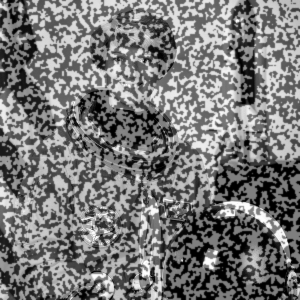
#> input picture getting_started/astronaut0.png, 300 x 300 px, found by its file name
$ python seed_propagation_occlusion.py
#> lines starting #> are read from the running program, lines starting #| are printed output that depends on the picture
### src/dictk/image.py
"""Image I/O, grayscale conversion, combination, and inspection utilities."""

import base64
import importlib.resources
from pathlib import Path
from typing import NamedTuple

import imageio.v3 as iio
import numpy as np
from scipy.interpolate import RegularGridInterpolator
from scipy.ndimage import zoom


class PixelCoordinate(NamedTuple):
    """A pixel location in an image's reference frame.

    Attributes:
        x: Horizontal pixel coordinate, increasing left to right.
        y: Vertical pixel coordinate, increasing top to bottom.
    """

    x: int
    y: int


class SubpixelCoordinate(NamedTuple):
    """A sub-pixel location in an image's reference frame.

    Same reference frame as [`PixelCoordinate`](#PixelCoordinate), but
    `x`/`y` are `float`, not `int` -- returned by
    [`dictk.translation.locate_subpixel`](./translation.html#locate_subpixel)
    and [`dictk.grid.locate_subpixel`](./grid.html#locate_subpixel),
    which recover a fractional position via subpixel refinement.
    `PixelCoordinate`'s own `int` fields would silently truncate exactly
    the value those functions exist to preserve.

    Attributes:
        x: Horizontal pixel coordinate, increasing left to right.
        y: Vertical pixel coordinate, increasing top to bottom.
    """

    x: float
    y: float


# [515 lines left out: functions subimage, checkerboard, astronaut, is_rgba, rgba_to_gray, combine and 9 more, not called in this run]


def read(*, path: Path) -> np.ndarray:
    """Read an image file into a NumPy array.

    Args:
        path: Path to the image file.

    Returns:
        The image as a NumPy array.
    """
#> called with path = '../getting_started/astronaut0.png'
    return iio.imread(path)
#> returned value is the input picture: shape (300, 300); min 0, max 255, mean 120.2


# [72 lines left out: functions write_svg, write, describe, not called in this run]

### src/dictk/grid.py
"""A rectangular collection of points, and batch point tracking across it."""

import heapq
from collections.abc import Sequence
from concurrent.futures import ProcessPoolExecutor, ThreadPoolExecutor
from enum import Enum
from functools import partial
from typing import Final

import numpy as np
from scipy.spatial import cKDTree

from dictk import translation, warp
from dictk.correlation import WindowingMethod
from dictk.image import PixelCoordinate, SubpixelCoordinate

# How many nearest points `locate_warp_propagated` links each point to.
# On a rectangular grid, 8 covers the 4 edge neighbors and 4 diagonals.
NEIGHBOR_COUNT: Final[int] = 8

# How many of the start search's best-scoring trials IC-GN refines.
START_SEED_COUNT: Final[int] = 3

# How many start searches in a row may fail `znssd_limit` before
# `locate_warp_propagated` stops trying new start points. A 40x40 px
# patch of unrelated speckle over the image center needed more than 5.
START_ATTEMPT_LIMIT: Final[int] = 10


class Executor(Enum):
    """Pool type `locate`'s `max_workers` parameter runs on.

    - THREAD: shares memory with the caller, no pickling. Pays a small
      scheduling cost on every task, which does not shrink as task count
      grows.
    - PROCESS: separate memory per worker, needs pickling. Pays a large
      fixed cost once, spawning workers and importing dependencies in
      each -- which then amortizes as task count grows.

    See [Parallelization](../../parallelization/parallelization.html) for
    measured trade-offs between the two.
    """

    THREAD = "thread"
    PROCESS = "process"


# [111 lines left out: functions _locate_worker, _locate_subpixel_worker, _locate_warp_worker, not called in this run]


def generate(
    *,
    origin: PixelCoordinate,
    count_x: int,
    count_y: int,
    spacing_x: int,
    spacing_y: int,
) -> list[PixelCoordinate]:
    """Generate a rectangular collection of points spanning x and y.

    Points are returned in row-major order (top-left to bottom-right: all
    of row 0 first, then row 1, and so on) -- point `i` sits at the same
    index a later batch tracking call (see `locate`) returns its found
    position at.

    `count_x` and `count_y` need not be equal, and `spacing_x` and
    `spacing_y` need not be equal -- this is a general rectangular
    collection, not a square or uniformly-spaced one.

    `count_x` or `count_y` of exactly `1` is allowed here -- a single
    row or column of points is still a meaningful point-tracking grid on
    its own. That's looser than [`elements`](#elements)'s own
    requirement of `>= 2` along each axis, since forming even 1 finite
    element needs 2 points per axis. The two functions check their own,
    different preconditions independently -- `generate` doesn't know or
    care about elements.

    Args:
        origin: Position of the top-left point, in the source image's
            pixel reference frame.
        count_x: Number of points along x. Must be >= 1.
        count_y: Number of points along y. Must be >= 1.
        spacing_x: Pixel spacing between adjacent points along x.
        spacing_y: Pixel spacing between adjacent points along y.

    Returns:
        A list of `count_x * count_y` `PixelCoordinate`s, in row-major
        order.

    Raises:
        ValueError: If `count_x` or `count_y` is less than 1.
    """
    if count_x < 1:
        raise ValueError(f"count_x {count_x} must be >= 1")
    if count_y < 1:
        raise ValueError(f"count_y {count_y} must be >= 1")

    return [
        PixelCoordinate(x=origin.x + i * spacing_x, y=origin.y + j * spacing_y)
        for j in range(count_y)
        for i in range(count_x)
    ]


# [405 lines left out: functions elements, locate, locate_subpixel, locate_warp, not called in this run]


def locate_warp_propagated(
    *,
    reference_image: np.ndarray,
    current_image: np.ndarray,
    reference_points: Sequence[PixelCoordinate],
    kernel_margin_width: int,
    kernel_margin_height: int,
    search_margin_width: int,
    search_margin_height: int,
    start_gradient_limit: float = 0.3,
    start_gradient_step: float = 0.1,
    znssd_limit: float = 0.3,
    max_iterations: int = 50,
    tolerance: float = 1e-6,
) -> tuple[list[SubpixelCoordinate], np.ndarray]:
    """Track many points by warping an affine kernel, seeding each point
    from an already-fitted neighbor instead of a rigid whole-pixel match.

    [`locate_warp`](#locate_warp) seeds every point's IC-GN fit from
    `dictk.translation.locate`'s rigid, whole-pixel match. Under a large
    stretch or shear, that match can land on the wrong speckles.

    This function searches for a deformed seed at one point only: the
    point nearest the center of `reference_image`. It tries every
    displacement gradient `(u_x, u_y, v_x, v_y)` on a grid from
    `-start_gradient_limit` to `start_gradient_limit` in steps of
    `start_gradient_step`. For each one, it deforms the reference
    kernel and finds its whole-pixel translation by phase correlation.
    IC-GN refines the best-scoring trials, and the fit with the lowest
    ZNSSD becomes the first point's warp.

    A fit is accepted when its ZNSSD is at most `znssd_limit`. Only
    accepted fits seed other points. The remaining points are visited
    best first: the accepted point with the lowest ZNSSD seeds each of
    its `NEIGHBOR_COUNT` nearest points not yet accepted. Each starts
    from that neighbor's warp: the same displacement gradients, and a
    translation extrapolated across the offset between the two points.
    A point that fails `znssd_limit` tries again when another accepted
    neighbor reaches it. See [Seed
    Propagation](../../prediction_improvement/seed_propagation.html).

    If the first point's fit fails `znssd_limit`, the start search
    moves to the next untried point nearest the image center, skipping
    points within one kernel width of a failed start, since those share
    most of its kernel. Points
    no accepted fit can reach get their own start search the same way.
    The search stops after `START_ATTEMPT_LIMIT` failed starts in a
    row. Start points whose search area leaves `current_image` are
    skipped.

    Only start points use the search area, centered on each one's own
    reference position. Every other point skips the
    whole-pixel search, so the search margins do not limit how far it
    can move. The fit runs one point at a time, because each seed
    depends on an earlier fit.

    Args:
        reference_image: The reference (undeformed) 2D grayscale image.
        current_image: The current (deformed) 2D grayscale image.
        reference_points: Each point's fixed, known position, in
            `reference_image`'s pixel reference frame. Each point's
            kernel must lie inside `reference_image`.
        kernel_margin_width: Half each kernel's width, in pixels, not
            counting its center column. Must be >= 1.
        kernel_margin_height: Half each kernel's height, in pixels, not
            counting its center row. Must be >= 1.
        search_margin_width: Half the whole-pixel search area's width,
            in pixels, for start points. Must be greater than
            `kernel_margin_width`.
        search_margin_height: Half the whole-pixel search area's
            height, in pixels, for start points. Must be greater than
            `kernel_margin_height`.
        start_gradient_limit: The largest displacement gradient the
            start search tries, in each of its four terms. Default
            `0.3`. Must be > 0.
        start_gradient_step: The spacing between tried gradients.
            Default `0.1`, which tries 7 values per term and 2401 in
            all. Must be > 0.
        znssd_limit: The largest ZNSSD a fit may have and still seed
            other points. Default `0.3`. Must be > 0.
        max_iterations: The most IC-GN updates per point. Default `50`.
            Must be >= 1.
        tolerance: IC-GN stops once every warp parameter's update falls
            below this. Default `1e-6`. Must be > 0.

    Returns:
        Two items, each in the same order as `reference_points`:

        - Each point's location, in `current_image`'s pixel reference
          frame, generally fractional. It comes from the point's
          lowest-ZNSSD fit, even when that fit failed `znssd_limit`.
          A point never fitted gets `nan` for `x` and `y`. So does a
          point whose every fit failed, as
          [`dictk.warp.fit`](./warp.html#fit) defines a failed fit.
        - Each point's ZNSSD for that fit, from 0 for a perfect match
          to 4, or `inf` for a point never fitted or whose every fit
          failed. Values above `znssd_limit` mark positions not to
          trust.

    Raises:
        ValueError: If `reference_points` is empty, any point's kernel
            leaves `reference_image`, a margin is too small,
            `start_gradient_limit`, `start_gradient_step`, or
            `znssd_limit` is not positive, `max_iterations` is less
            than 1, or `tolerance` is not positive.
    """
    if len(reference_points) == 0:
        raise ValueError("reference_points must not be empty")
    if kernel_margin_width < 1:
        raise ValueError(f"kernel_margin_width {kernel_margin_width} must be >= 1")
    if kernel_margin_height < 1:
        raise ValueError(f"kernel_margin_height {kernel_margin_height} must be >= 1")
    if search_margin_width <= kernel_margin_width:
        raise ValueError(
            f"search_margin_width {search_margin_width} must be greater than "
            f"kernel_margin_width {kernel_margin_width}"
        )
    if search_margin_height <= kernel_margin_height:
        raise ValueError(
            f"search_margin_height {search_margin_height} must be greater than "
            f"kernel_margin_height {kernel_margin_height}"
        )
    if start_gradient_limit <= 0:
        raise ValueError(f"start_gradient_limit {start_gradient_limit} must be > 0")
    if start_gradient_step <= 0:
        raise ValueError(f"start_gradient_step {start_gradient_step} must be > 0")
    if znssd_limit <= 0:
        raise ValueError(f"znssd_limit {znssd_limit} must be > 0")
    if max_iterations < 1:
        raise ValueError(f"max_iterations {max_iterations} must be >= 1")
    if tolerance <= 0:
        raise ValueError(f"tolerance {tolerance} must be > 0")
    height, width = reference_image.shape
    for point in reference_points:
        if not (
            kernel_margin_width <= point.x < width - kernel_margin_width
            and kernel_margin_height <= point.y < height - kernel_margin_height
        ):
            raise ValueError(f"kernel around {point} leaves reference_image")

    positions = np.array([[p.x, p.y] for p in reference_points], dtype=np.float64)
    neighbor_count = min(NEIGHBOR_COUNT + 1, len(reference_points))
    _, neighbors = cKDTree(positions).query(positions, k=neighbor_count)
    neighbors = np.asarray(neighbors).reshape(len(reference_points), -1)
    center = np.array([(width - 1) / 2, (height - 1) / 2])
    by_distance = np.argsort(np.linalg.norm(positions - center, axis=1))

    reference_gradients = warp._gradients(reference_image)
    reference_coefficients = warp._spline_coefficients(reference_image)
    current_coefficients = warp._spline_coefficients(current_image)

    # [12 lines left out: function refined, not called in this run]

    count = len(reference_points)
    warps: list[np.ndarray | None] = [None] * count
    znssds = np.full(count, np.inf)
    accepted = np.zeros(count, dtype=bool)
    tried = np.zeros(count, dtype=bool)
    current_height, current_width = current_image.shape

    # [22 lines left out: functions record, propagate, not called in this run]

    failed_starts = 0
    failed_start_positions: list[np.ndarray] = []
    kernel_width = 2 * max(kernel_margin_width, kernel_margin_height) + 1
    for first in by_distance:
        if tried[first] or failed_starts >= START_ATTEMPT_LIMIT:
            continue
        if any(
            np.linalg.norm(positions[first] - failed) < kernel_width
            for failed in failed_start_positions
        ):
            continue
        point = reference_points[first]
        if not (
            search_margin_width <= point.x <= current_width - search_margin_width
            and search_margin_height <= point.y <= current_height - search_margin_height
        ):
            continue
        seeds = warp._shape_seeds(
            reference_coefficients=reference_coefficients,
            current_image=current_image,
            current_coefficients=current_coefficients,
            reference_point=point,
            kernel_margin_width=kernel_margin_width,
            kernel_margin_height=kernel_margin_height,
            search_margin_width=search_margin_width,
            search_margin_height=search_margin_height,
            gradient_limit=start_gradient_limit,
            gradient_step=start_gradient_step,
            seed_count=START_SEED_COUNT,
        )
        best = min((refined(first, seed) for seed in seeds), key=lambda fit: fit[1])
        if record(first, best):
            failed_starts = 0
            propagate(first)
        else:
            failed_starts += 1
            failed_start_positions.append(positions[first])

    positions_found = [
        SubpixelCoordinate(x=p.x + w[0, 2], y=p.y + w[1, 2])
        if w is not None
        else SubpixelCoordinate(x=np.nan, y=np.nan)
        for p, w in zip(reference_points, warps)
    ]
    return positions_found, znssds

### src/dictk/rosta.py
"""Synthetic speckle pattern generation.

Implements the Rosta algorithm described by Olufsen SN, Andersen ME,
Fagerholt E. "muDIC: An open-source toolkit for digital image
correlation." SoftwareX. 2020 Jan 1;11:100391, Algorithm 1, page 6.
https://doi.org/10.1016/j.softx.2019.100391
https://github.com/PolymerGuy/muDIC
"""

from dataclasses import dataclass
from typing import NamedTuple

import numpy as np
from scipy.ndimage import gaussian_filter


class ImageSize(NamedTuple):
    """Image size specification as a width and a height.

    Attributes:
        width: Image width in pixels.
        height: Image height in pixels.
    """

    width: int
    height: int


@dataclass(frozen=True)
class RostaParameters:
    """Configuration parameters for Rosta pattern generation.

    Attributes:
        image_size: Target image dimensions.
        dot_size: Size factor for pattern dots (0.0 to 100.0).
        density: Density of pattern elements (0.0 to 1.0).
        smoothness: Smoothness factor for final blur (0.0 to 100.0).
        random_seed: Seed for reproducible random number generation.
    """

    image_size: ImageSize
    dot_size: float
    density: float
    smoothness: float
    random_seed: int
    name: str = "rosta"

    def __post_init__(self):
        if not 0.0 < self.dot_size < 100.0:
            raise ValueError(
                f"dot_size {self.dot_size} must be in the range (0.0, 100.0)"
            )
        if not 0.0 < self.density < 1.0:
            raise ValueError(f"density {self.density} must be in the range (0.0, 1.0)")
        if not 0.0 < self.smoothness < 100.0:
            raise ValueError(
                f"smoothness {self.smoothness} must be in the range (0.0, 100.0)"
            )


def rosta_pattern(rp: RostaParameters) -> np.ndarray:
    """Generate a Rosta speckle pattern as a 2D array.

    Args:
        rp: Configuration parameters for the pattern.

    Returns:
        A 2D NumPy array of shape (rp.image_size.height, rp.image_size.width),
        normalized grayscale values in the range [0.0, 1.0].
    """
    # Characteristic length: the minimum image dimension
    minimum_side_length = min(rp.image_size.width, rp.image_size.height)

    merge_sigma = rp.dot_size * minimum_side_length / 1000.0
    blur_sigma = rp.smoothness * minimum_side_length / 1000.0

    rng = np.random.default_rng(rp.random_seed)
    # Explicit height x width call: numpy's random shape convention is
    # ambiguous unless the axis order is spelled out.
    noise = rng.standard_normal(size=(rp.image_size.height, rp.image_size.width))

    noise_blurred = gaussian_filter(input=noise, sigma=merge_sigma)

    peak_to_peak = np.ptp(noise_blurred)
    noise_blurred_normalized = (noise_blurred - np.min(noise_blurred)) / peak_to_peak

    sorted_gray_scales = np.sort(noise_blurred_normalized.flatten())
    clip_index = int(rp.density * np.size(sorted_gray_scales))
    clip_value = sorted_gray_scales[clip_index]

    clipped = np.zeros_like(noise_blurred_normalized)
    clipped[noise_blurred_normalized > clip_value] = 1.0

    pattern = gaussian_filter(input=clipped, sigma=blur_sigma) * -1.0 + 1.0

    return pattern


def rosta(
    *,
    width: int = 200,
    height: int = 200,
    dot_size: float = 4.0,
    density: float = 0.32,
    smoothness: float = 2.0,
    random_seed: int = 42,
) -> np.ndarray:
    """Generate a Rosta speckle pattern as a uint8 grayscale image array.

    Same parameters and pixel values as the `dictk rosta` CLI command, minus
    the file write — see the `dictk` package docstring for why the API
    layer stops at the array.

    Args:
        width: Image width in pixels.
        height: Image height in pixels.
        dot_size: Size factor for pattern dots (0.0 to 100.0).
        density: Density of pattern elements (0.0 to 1.0).
        smoothness: Smoothness factor for final blur (0.0 to 100.0).
        random_seed: Seed for reproducible random number generation.

    Returns:
        A 2D uint8 array of shape (height, width), grayscale in [0, 255].

    Raises:
        ValueError: If dot_size, density, or smoothness is out of range.
    """
    rp = RostaParameters(
        image_size=ImageSize(width=width, height=height),
        dot_size=dot_size,
        density=density,
        smoothness=smoothness,
        random_seed=random_seed,
    )
    pattern = rosta_pattern(rp)
    return (pattern * 255).astype(np.uint8)

### docs/userguide/src/prediction_improvement/seed_propagation_occlusion.py
"""Can one bad region spread? Covers a 40x40 px patch of the current
image with unrelated speckle, under a 15% stretch with a 0.15 shear,
and tracks the 17x17 grid with `locate_warp_propagated` with its ZNSSD
gate off (`znssd_limit=4`, the largest ZNSSD) and on (the default 0.3).
"""

import numpy as np
from scipy.ndimage import affine_transform

from dictk.grid import generate, locate_warp_propagated
from dictk.image import PixelCoordinate, read
from dictk.rosta import rosta

CENTER = np.array([149.5, 149.5])
SHIFT = np.array([2.3, 1.6])
F = np.array([[1.15, 0.15], [0.0, 1.0]])
PATCH = 40
KERNEL_MARGIN = 13
GATE = 0.3

reference_image = read(path="../getting_started/astronaut0.png").astype(np.float64)
points = generate(
    origin=PixelCoordinate(x=110, y=110),
    count_x=17,
    count_y=17,
    spacing_x=5,
    spacing_y=5,
)
reference = np.array([[p.x, p.y] for p in points], dtype=np.float64)
inverse = np.linalg.inv(F)[::-1, ::-1]
offset = CENTER[::-1] - inverse @ (CENTER[::-1] + SHIFT[::-1])
deformed = affine_transform(reference_image, inverse, offset=offset, order=5)
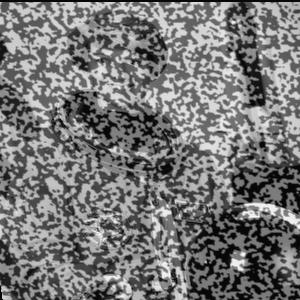
#> deformed: shape (300, 300) float64; min -8.57, max 270, mean 122.1; drawn with min black and max white
true = CENTER + (reference - CENTER) @ F.T + SHIFT
speckle = rosta(width=PATCH, height=PATCH, density=0.5, random_seed=7)
speckle = speckle.astype(np.float64) * 255.0 / speckle.max()

print(
    "| Patch corner | Gate | Points outside | Bad outside | Bad inside "
    "| Never fitted | Bad but passing the gate | Right but failing the gate |"
)
print("|---|---|---|---|---|---|---|---|")
for corner in [(160, 160), (130, 130)]:
    x0, y0 = corner
    current_image = deformed.copy()
    current_image[y0 : y0 + PATCH, x0 : x0 + PATCH] = speckle
    # A point is inside when its current-image kernel overlaps the patch.
    reach = PATCH / 2 + KERNEL_MARGIN + 0.5
    middle = np.array([x0, y0]) + (PATCH - 1) / 2
    inside = np.all(np.abs(true - middle) < reach, axis=1)
    for gate, limit in [("off", 4.0), ("on", GATE)]:
#> (the run stopped early here; a loop or call above may not have finished)
